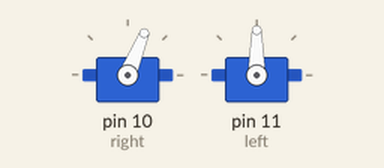
Simulated run of this sketch. Board: Arduino Uno, built with avr-gcc and run on an emulated ATmega328P. Parts: 2 × servo.

Above: at 0.2 s.
At 3.2 s:
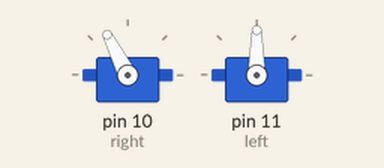
At 6.3 s:
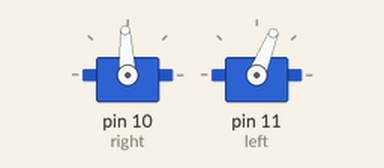
At 12.3 s:
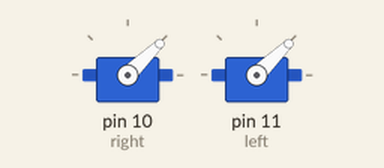
Timing chart, 0 to 13.8 s (numbered marks = the images above):
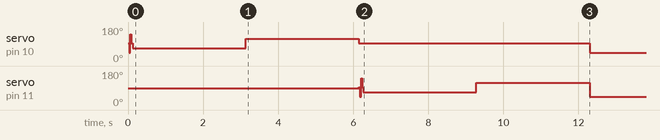

Measured:
- by itself, servo on pin 10 (right): 93° → 68° at 0.03 s, → 117° 3.1 s later, → 93° 3.0 s later, → 44° 6.1 s later
- by itself, servo on pin 11 (left): 90° → 68° at 6.1 s, → 117° 3.1 s later, → 44° 3.0 s later

The sketch:

avgMotorCheck.ino
```cpp
/*
 *   Code to operate the MMP-5 with a Sabertooth Motor Controller set to R/C mode
 *   The Sabertooth expects to receive a "center" or "stop" position first (as if the R/C
 *   joystick was in the neutral position.
 *   Then it expect to receive the end limits.
 *   If this code is not executed when the controller is powered up, the MMP-5 may move
 *   eratically or not at all
 *   COL Lisa A. Shay
 */

#include <Servo.h>

Servo right;  // create servo object to control a servo
                // twelve servo objects can be created on most boards
Servo left;

int i = 0;      // loop counter
const int dur = 2;  // counter duration 2 is the minimun setting to
                    // produce reliable results.  Increase to 25 if
                    // the motor controller behaves eratically.

const int timeTo4FT=1; //Change this to alter how long the system runs and how far it goes

void setup()
{
  right.attach(10);   // attaches the servo on pin 10 to the servo object
  left.attach(11);
  //This is one of the servo ports on the Parallax shield. Others are 11, 12, and 13

  for (i = 0; i < dur; i++ )
 {
  right.writeMicroseconds(1500);    // motor stop
  delay(15);
  }

  for (i = 0; i< dur; i++)
  {
     right.writeMicroseconds(1000);     // full speed in one direction
     delay(15);
  }
  for (i = 0; i< dur; i++)
  {
    right.writeMicroseconds(2000);   // full speed in the other direction
    delay(15);
  }
    for (i = 0; i < dur; i++ )
 {
  right.writeMicroseconds(1500);    // motor stop
  delay(15);
  }


// test that code did what it was supposed to do (omit or replace with your algorithm)
  for (i = 0; i< dur*100; i++)
  {
     right.writeMicroseconds(1250);     // half speed in one direction
     delay(15);
  }
    for (i = 0; i< dur*100; i++)
  {
     right.writeMicroseconds(1750);     // half speed in one direction
     delay(15);
  }
   right.writeMicroseconds(1500);    // motor stop


  for (i = 0; i < dur; i++ )
 {
  left.writeMicroseconds(1500);    // motor stop
  delay(15);
  }

  for (i = 0; i< dur; i++)
  {
     left.writeMicroseconds(1000);     // full speed in one direction
     delay(15);
  }
  for (i = 0; i< dur; i++)
  {
    left.writeMicroseconds(2000);   // full speed in the other direction
    delay(15);
  }
    for (i = 0; i < dur; i++)
 {
  left.writeMicroseconds(1500);    // motor stop
  delay(15);
  }

// test that code did what it was supposed to do (omit or replace with your algorithm)
  for (i = 0; i< dur*100; i++)
  {
     left.writeMicroseconds(1250);     // half speed in one direction
     delay(15);
  }
    for (i = 0; i< dur*100; i++)
  {
     left.writeMicroseconds(1750);     // half speed in one direction
     delay(15);
  }
   left.writeMicroseconds(1500);    // motor stop

}

void loop()
{
 for(i=0; i<timeTo4FT*100;i++){
     right.writeMicroseconds(1000);
     left.writeMicroseconds(1000);
    delay(15);
 }

}
```
